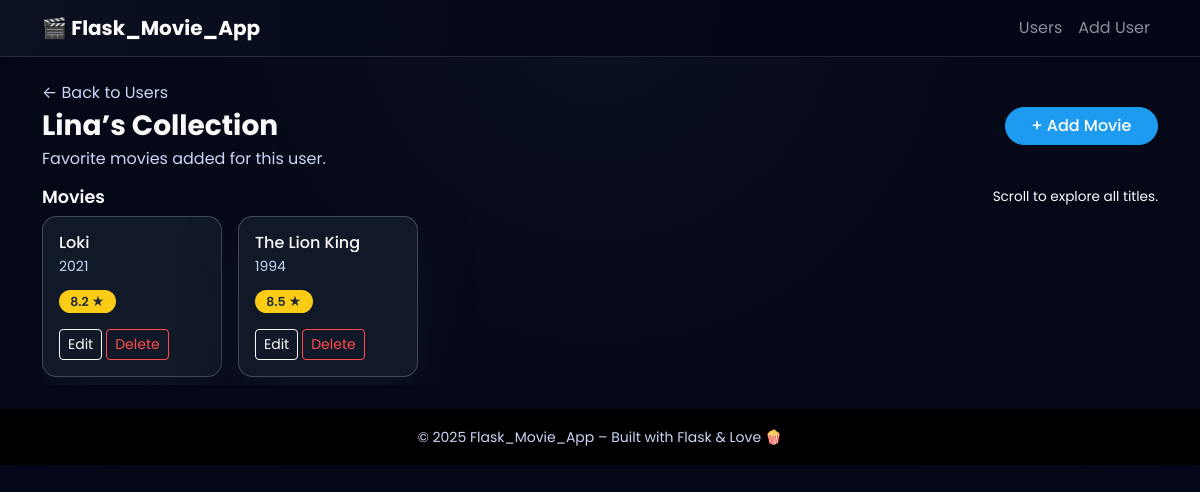
Before: /users/1 with the older database file.
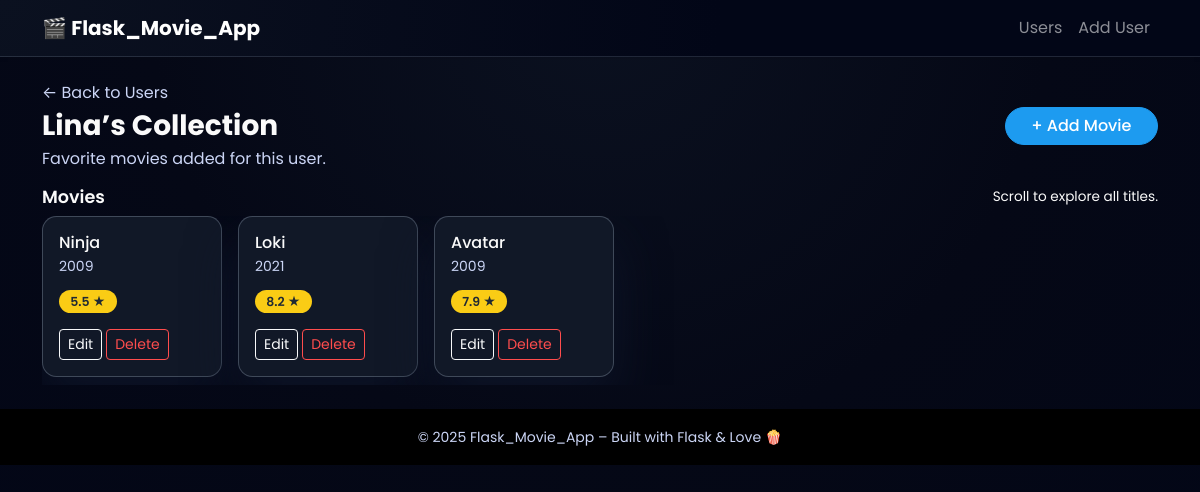
After: the same page with the newer database file.
### models.py (models this page shows)
class User(db.Model):
	__tablename__ = "users"
	id = db.Column(db.Integer, primary_key=True)
	name = db.Column(db.String(100), nullable=False)
	movies = db.relationship(
		"Movie",
		back_populates="user",
		cascade="all, delete-orphan",
	)

class Movie(db.Model):
	__tablename__ = "movies"
	id = db.Column(db.Integer, primary_key=True)
	name = db.Column(db.String(200), nullable=False)
	director = db.Column(db.String, nullable=False)
	year = db.Column(db.Integer, nullable=False)
	rating = db.Column(db.Float, nullable=False)
	user_id = db.Column(db.Integer, db.ForeignKey("users.id"), nullable=False)
	user = db.relationship("User", back_populates="movies")

### app.py (the view)
@app.route("/users/<int:user_id>")
def user_movies(user_id):
	user = get_user_or_404(user_id)
	movies = data_manager.get_user_movies(user_id)
	return render_template("user_movies.html", user=user, movies=movies)

### app.py (called while the page is built)
def get_user_or_404(user_id: int):
	user = data_manager.get_user(user_id)
	if user is None:
		abort(404)
	return user

### datamanager/sqlite_data_manager.py (called while the page is built)
	def get_user(self, user_id: int) -> Optional[User]:
		return self.session.get(User, user_id)

	def get_user_movies(self, user_id: int) -> List[Movie]:
		return (
			self.session.query(Movie)
			.filter(Movie.user_id == user_id)
			.all()
		)

### templates/user_movies.html (shortened to what this page needs)
{% extends "base.html" %}
{% block content %}
  <div class="d-flex justify-content-between align-items-center mb-3">
    <div>
      <p class="mb-1">
        <a href="{{ url_for('list_users') }}" class="text-decoration-none text-secondary">
          ← Back to Users
        </a>
      </p>
      <h1 class="h3 fw-bold mb-1">
        {{ user['name'] }}’s Collection
      </h1>
      <p class="text-secondary mb-0">
        Favorite movies added for this user.
      </p>
    </div>
    <div class="d-flex flex-column align-items-end gap-2">
      <a href="{{ url_for('add_movie', user_id=user['id']) }}" class="btn btn-primary">
        + Add Movie
      </a>
    </div>
  </div>
  {% if movies %}
    <section class="mt-3">
      <div class="d-flex justify-content-between align-items-center mb-2">
        <h2 class="section-title mb-0">Movies</h2>
        <p class="section-subtitle mb-0">
          Scroll to explore all titles.
        </p>
      </div>
      <div class="scroll-row">
        {% for movie in movies %}
          <div class="scroll-item">
            <div class="card movie-card h-100">
              <div class="card-body d-flex flex-column">
                <div class="mb-2">
                  <h3 class="h6 mb-1 text-truncate" title="{{ movie['name'] }}">
                    {{ movie['name'] }}
                  </h3>
                  <p class="mb-1 text-secondary small">
                    {{ movie['year'] }}
                  </p>
                </div>
                <div class="mb-3">
                  <span class="badge-rating">
                    {{ movie['rating'] }} ★
                  </span>
                </div>
                <div class="mt-auto d-flex flex-wrap gap-1">
                  <a
                    href="{{ url_for('update_movie', user_id=user['id'], movie_id=movie['id']) }}"
                    class="btn btn-sm btn-outline-light"
                  >
                    Edit
                  </a>
                  <form
                    action="{{ url_for('delete_movie', user_id=user['id'], movie_id=movie['id']) }}"
                    method="post"
                    class="d-inline"
                  >
                    <button type="submit" class="btn btn-sm btn-outline-danger">
                      Delete
                    </button>
                  </form>
                </div>
              </div>
            </div>
          </div>
        {% endfor %}
      </div>
    </section>
  {% endif %}
{% endblock %}

### templates/base.html (shortened to what this page needs)
<!doctype html>
<html lang="en">
<head>
  <link
    href="https://cdn.jsdelivr.net/npm/bootstrap@5.3.3/dist/css/bootstrap.min.css"
    rel="stylesheet"
  >
  <link rel="stylesheet" href="{{ url_for('static', filename='css/style.css') }}">
</head>
<body>
  <nav class="navbar navbar-expand-lg navbar-dark bg-black shadow-sm">
    <div class="container">
      <a class="navbar-brand fw-bold" href="{{ url_for('index') }}">
        🎬 Flask_Movie_App
      </a>
      <div class="collapse navbar-collapse" id="navbarNav">
        <ul class="navbar-nav ms-auto">
          <li class="nav-item">
            <a class="nav-link" href="{{ url_for('list_users') }}">Users</a>
          </li>
          <li class="nav-item">
            <a class="nav-link" href="{{ url_for('add_user') }}">Add User</a>
          </li>
        </ul>
      </div>
    </div>
  </nav>
  <main class="container py-4">
    {% block content %}{% endblock %}
  </main>
  <footer class="bg-black text-center text-secondary py-3 mt-auto">
    <small>&copy; {{ 2025 }} Flask_Movie_App – Built with Flask & Love 🍿</small>
  </footer>
</body>
</html>

### static/css/style.css (style rules this page uses)
:root { --bg-main: #050816; --bg-card: #111827; --accent: #1d9bf0; --accent-soft: rgba(29, 155, 240, 0.4); }
body { color: #fafafa }
body { font-family: "Poppins", system-ui, -apple-system, BlinkMacSystemFont, "Segoe UI", sans-serif; background: radial-gradient(circle at top, #0b1120 0, var(--bg-main) 45%, #020617 100%); color: #f9fafb; min-height: 100vh; }
.text-secondary { color: #cbd5f5 !important; }
h1, h2, h3, span { color: #fafafa !important; }
.navbar { background: radial-gradient(circle at top left, #0b1120, #020617 60%) !important; border-bottom: 1px solid rgba(148, 163, 184, 0.2); }
.btn-primary { background: var(--accent); border-color: var(--accent); font-weight: 500; border-radius: 999px; padding-inline: 1.6rem; }
.btn-outline-danger { color: #ff4d4d !important; border-color: #ff4d4d !important; }
.section-title { font-size: 1.1rem; font-weight: 600; margin-bottom: 0.75rem; }
.section-subtitle { font-size: 0.85rem; color: #fafafa; }
.user-card, .movie-card { background: var(--bg-card); border-radius: 0.9rem; border: 1px solid rgba(148, 163, 184, 0.35); box-shadow: 0 25px 50px rgba(15, 23, 42, 0.8); transition: transform 0.18s ease, box-shadow 0.18s ease, border-color 0.18s ease, background 0.18s ease; }
.badge-rating { background: #facc15; color: #1f2933 !important; border-radius: 999px; padding: 0.2rem 0.7rem; font-size: 0.78rem; font-weight: 600; }
.scroll-row { display: flex; gap: 1rem; overflow-x: auto; padding-bottom: 0.5rem; scroll-snap-type: x mandatory; }
.scroll-item { min-width: 180px; max-width: 180px; scroll-snap-align: start; }

Changed rows visible on the page:
removed Movie: name "The Lion King", year "1994", rating "8.5"
added Movie: name "Ninja", year "2009", rating "5.5"
added Movie: name "Avatar", year "2009", rating "7.9"
